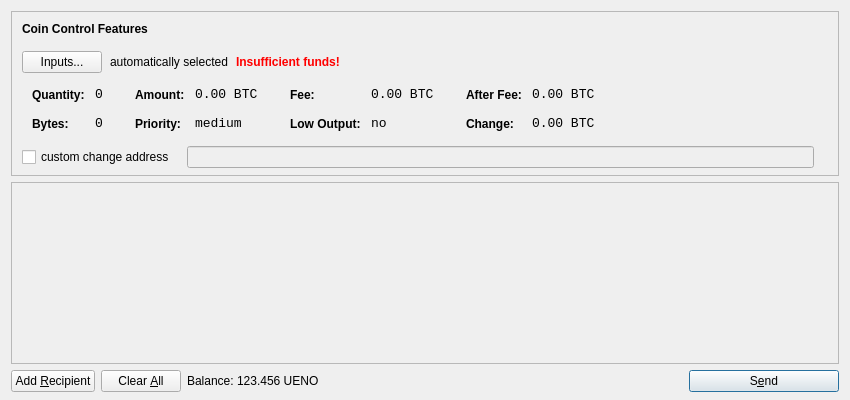
<?xml version="1.0" encoding="UTF-8"?>
<ui version="4.0">
 <class>SendCoinsDialog</class>
 <widget class="QDialog" name="SendCoinsDialog">
  <property name="geometry">
   <rect>
    <x>0</x>
    <y>0</y>
    <width>850</width>
    <height>400</height>
   </rect>
  </property>
  <property name="windowTitle">
   <string>Send Coins</string>
  </property>
  <layout class="QVBoxLayout" name="verticalLayout" stretch="0,1,0">
   <property name="bottomMargin">
    <number>8</number>
   </property>
   <item>
    <widget class="QFrame" name="frameCoinControl">
     <property name="sizePolicy">
      <sizepolicy hsizetype="Expanding" vsizetype="Expanding">
       <horstretch>0</horstretch>
       <verstretch>0</verstretch>
      </sizepolicy>
     </property>
     <property name="maximumSize">
      <size>
       <width>16777215</width>
       <height>16777215</height>
      </size>
     </property>
     <property name="frameShape">
      <enum>QFrame::StyledPanel</enum>
     </property>
     <property name="frameShadow">
      <enum>QFrame::Sunken</enum>
     </property>
     <layout class="QVBoxLayout" name="verticalLayoutCoinControl2">
      <property name="spacing">
       <number>-1</number>
      </property>
      <property name="leftMargin">
       <number>0</number>
      </property>
      <property name="topMargin">
       <number>0</number>
      </property>
      <property name="rightMargin">
       <number>0</number>
      </property>
      <property name="bottomMargin">
       <number>6</number>
      </property>
      <item>
       <layout class="QVBoxLayout" name="verticalLayoutCoinControl" stretch="0,0,0,0,1">
        <property name="spacing">
         <number>0</number>
        </property>
        <property name="leftMargin">
         <number>10</number>
        </property>
        <property name="topMargin">
         <number>10</number>
        </property>
        <item>
         <layout class="QHBoxLayout" name="horizontalLayoutCoinControl1">
          <property name="bottomMargin">
           <number>15</number>
          </property>
          <item>
           <widget class="QLabel" name="labelCoinControlFeatures">
            <property name="sizePolicy">
             <sizepolicy hsizetype="Preferred" vsizetype="Maximum">
              <horstretch>0</horstretch>
              <verstretch>0</verstretch>
             </sizepolicy>
            </property>
            <property name="font">
             <font>
              <weight>75</weight>
              <bold>true</bold>
             </font>
            </property>
            <property name="styleSheet">
             <string notr="true">font-weight:bold;</string>
            </property>
            <property name="text">
             <string>Coin Control Features</string>
            </property>
           </widget>
          </item>
         </layout>
        </item>
        <item>
         <layout class="QHBoxLayout" name="horizontalLayoutCoinControl2" stretch="0,0,0,0">
          <property name="spacing">
           <number>8</number>
          </property>
          <property name="bottomMargin">
           <number>10</number>
          </property>
          <item>
           <widget class="QPushButton" name="pushButtonCoinControl">
            <property name="styleSheet">
             <string notr="true"/>
            </property>
            <property name="text">
             <string>Inputs...</string>
            </property>
           </widget>
          </item>
          <item>
           <widget class="QLabel" name="labelCoinControlAutomaticallySelected">
            <property name="text">
             <string>automatically selected</string>
            </property>
            <property name="margin">
             <number>5</number>
            </property>
           </widget>
          </item>
          <item>
           <widget class="QLabel" name="labelCoinControlInsuffFunds">
            <property name="font">
             <font>
              <weight>75</weight>
              <bold>true</bold>
             </font>
            </property>
            <property name="styleSheet">
             <string notr="true">color:red;font-weight:bold;</string>
            </property>
            <property name="text">
             <string>Insufficient funds!</string>
            </property>
            <property name="margin">
             <number>5</number>
            </property>
           </widget>
          </item>
          <item>
           <spacer name="horizontalSpacerCoinControl">
            <property name="orientation">
             <enum>Qt::Horizontal</enum>
            </property>
            <property name="sizeHint" stdset="0">
             <size>
              <width>40</width>
              <height>1</height>
             </size>
            </property>
           </spacer>
          </item>
         </layout>
        </item>
        <item>
         <widget class="QWidget" name="widgetCoinControl" native="true">
          <property name="sizePolicy">
           <sizepolicy hsizetype="Preferred" vsizetype="Preferred">
            <horstretch>0</horstretch>
            <verstretch>0</verstretch>
           </sizepolicy>
          </property>
          <property name="minimumSize">
           <size>
            <width>0</width>
            <height>0</height>
           </size>
          </property>
          <property name="styleSheet">
           <string notr="true"/>
          </property>
          <layout class="QHBoxLayout" name="horizontalLayoutCoinControl5">
           <property name="margin">
            <number>0</number>
           </property>
           <item>
            <layout class="QHBoxLayout" name="horizontalLayoutCoinControl3" stretch="0,0,0,1">
             <property name="spacing">
              <number>20</number>
             </property>
             <property name="topMargin">
              <number>0</number>
             </property>
             <property name="bottomMargin">
              <number>10</number>
             </property>
             <item>
              <layout class="QFormLayout" name="formLayoutCoinControl1">
               <property name="horizontalSpacing">
                <number>10</number>
               </property>
               <property name="verticalSpacing">
                <number>14</number>
               </property>
               <property name="leftMargin">
                <number>10</number>
               </property>
               <property name="topMargin">
                <number>4</number>
               </property>
               <property name="rightMargin">
                <number>6</number>
               </property>
               <item row="0" column="0">
                <widget class="QLabel" name="labelCoinControlQuantityText">
                 <property name="styleSheet">
                  <string notr="true">font-weight:bold;</string>
                 </property>
                 <property name="text">
                  <string>Quantity:</string>
                 </property>
                 <property name="margin">
                  <number>0</number>
                 </property>
                </widget>
               </item>
               <item row="0" column="1">
                <widget class="QLabel" name="labelCoinControlQuantity">
                 <property name="font">
                  <font>
                   <family>Monospace</family>
                   <pointsize>10</pointsize>
                  </font>
                 </property>
                 <property name="cursor">
                  <cursorShape>IBeamCursor</cursorShape>
                 </property>
                 <property name="contextMenuPolicy">
                  <enum>Qt::ActionsContextMenu</enum>
                 </property>
                 <property name="text">
                  <string notr="true">0</string>
                 </property>
                 <property name="margin">
                  <number>0</number>
                 </property>
                 <property name="textInteractionFlags">
                  <set>Qt::LinksAccessibleByMouse|Qt::TextSelectableByKeyboard|Qt::TextSelectableByMouse</set>
                 </property>
                </widget>
               </item>
               <item row="1" column="0">
                <widget class="QLabel" name="labelCoinControlBytesText">
                 <property name="styleSheet">
                  <string notr="true">font-weight:bold;</string>
                 </property>
                 <property name="text">
                  <string>Bytes:</string>
                 </property>
                </widget>
               </item>
               <item row="1" column="1">
                <widget class="QLabel" name="labelCoinControlBytes">
                 <property name="font">
                  <font>
                   <family>Monospace</family>
                   <pointsize>10</pointsize>
                  </font>
                 </property>
                 <property name="cursor">
                  <cursorShape>IBeamCursor</cursorShape>
                 </property>
                 <property name="contextMenuPolicy">
                  <enum>Qt::ActionsContextMenu</enum>
                 </property>
                 <property name="text">
                  <string notr="true">0</string>
                 </property>
                 <property name="textInteractionFlags">
                  <set>Qt::LinksAccessibleByMouse|Qt::TextSelectableByKeyboard|Qt::TextSelectableByMouse</set>
                 </property>
                </widget>
               </item>
              </layout>
             </item>
             <item>
              <layout class="QFormLayout" name="formLayoutCoinControl2">
               <property name="horizontalSpacing">
                <number>10</number>
               </property>
               <property name="verticalSpacing">
                <number>14</number>
               </property>
               <property name="leftMargin">
                <number>6</number>
               </property>
               <property name="topMargin">
                <number>4</number>
               </property>
               <property name="rightMargin">
                <number>6</number>
               </property>
               <item row="0" column="0">
                <widget class="QLabel" name="labelCoinControlAmountText">
                 <property name="styleSheet">
                  <string notr="true">font-weight:bold;</string>
                 </property>
                 <property name="text">
                  <string>Amount:</string>
                 </property>
                 <property name="margin">
                  <number>0</number>
                 </property>
                </widget>
               </item>
               <item row="0" column="1">
                <widget class="QLabel" name="labelCoinControlAmount">
                 <property name="font">
                  <font>
                   <family>Monospace</family>
                   <pointsize>10</pointsize>
                  </font>
                 </property>
                 <property name="cursor">
                  <cursorShape>IBeamCursor</cursorShape>
                 </property>
                 <property name="contextMenuPolicy">
                  <enum>Qt::ActionsContextMenu</enum>
                 </property>
                 <property name="text">
                  <string notr="true">0.00 BTC</string>
                 </property>
                 <property name="textInteractionFlags">
                  <set>Qt::LinksAccessibleByMouse|Qt::TextSelectableByKeyboard|Qt::TextSelectableByMouse</set>
                 </property>
                </widget>
               </item>
               <item row="1" column="0">
                <widget class="QLabel" name="labelCoinControlPriorityText">
                 <property name="styleSheet">
                  <string notr="true">font-weight:bold;</string>
                 </property>
                 <property name="text">
                  <string>Priority:</string>
                 </property>
                </widget>
               </item>
               <item row="1" column="1">
                <widget class="QLabel" name="labelCoinControlPriority">
                 <property name="font">
                  <font>
                   <family>Monospace</family>
                   <pointsize>10</pointsize>
                  </font>
                 </property>
                 <property name="cursor">
                  <cursorShape>IBeamCursor</cursorShape>
                 </property>
                 <property name="contextMenuPolicy">
                  <enum>Qt::ActionsContextMenu</enum>
                 </property>
                 <property name="text">
                  <string>medium</string>
                 </property>
                 <property name="textInteractionFlags">
                  <set>Qt::LinksAccessibleByMouse|Qt::TextSelectableByKeyboard|Qt::TextSelectableByMouse</set>
                 </property>
                </widget>
               </item>
              </layout>
             </item>
             <item>
              <layout class="QFormLayout" name="formLayoutCoinControl3">
               <property name="horizontalSpacing">
                <number>10</number>
               </property>
               <property name="verticalSpacing">
                <number>14</number>
               </property>
               <property name="leftMargin">
                <number>6</number>
               </property>
               <property name="topMargin">
                <number>4</number>
               </property>
               <property name="rightMargin">
                <number>6</number>
               </property>
               <item row="0" column="0">
                <widget class="QLabel" name="labelCoinControlFeeText">
                 <property name="styleSheet">
                  <string notr="true">font-weight:bold;</string>
                 </property>
                 <property name="text">
                  <string>Fee:</string>
                 </property>
                 <property name="margin">
                  <number>0</number>
                 </property>
                </widget>
               </item>
               <item row="0" column="1">
                <widget class="QLabel" name="labelCoinControlFee">
                 <property name="font">
                  <font>
                   <family>Monospace</family>
                   <pointsize>10</pointsize>
                  </font>
                 </property>
                 <property name="cursor">
                  <cursorShape>IBeamCursor</cursorShape>
                 </property>
                 <property name="contextMenuPolicy">
                  <enum>Qt::ActionsContextMenu</enum>
                 </property>
                 <property name="text">
                  <string notr="true">0.00 BTC</string>
                 </property>
                 <property name="textInteractionFlags">
                  <set>Qt::LinksAccessibleByMouse|Qt::TextSelectableByKeyboard|Qt::TextSelectableByMouse</set>
                 </property>
                </widget>
               </item>
               <item row="1" column="0">
                <widget class="QLabel" name="labelCoinControlLowOutputText">
                 <property name="styleSheet">
                  <string notr="true">font-weight:bold;</string>
                 </property>
                 <property name="text">
                  <string>Low Output:</string>
                 </property>
                </widget>
               </item>
               <item row="1" column="1">
                <widget class="QLabel" name="labelCoinControlLowOutput">
                 <property name="font">
                  <font>
                   <family>Monospace</family>
                   <pointsize>10</pointsize>
                  </font>
                 </property>
                 <property name="cursor">
                  <cursorShape>IBeamCursor</cursorShape>
                 </property>
                 <property name="contextMenuPolicy">
                  <enum>Qt::ActionsContextMenu</enum>
                 </property>
                 <property name="text">
                  <string>no</string>
                 </property>
                 <property name="textInteractionFlags">
                  <set>Qt::LinksAccessibleByMouse|Qt::TextSelectableByKeyboard|Qt::TextSelectableByMouse</set>
                 </property>
                </widget>
               </item>
              </layout>
             </item>
             <item>
              <layout class="QFormLayout" name="formLayoutCoinControl4">
               <property name="horizontalSpacing">
                <number>10</number>
               </property>
               <property name="verticalSpacing">
                <number>14</number>
               </property>
               <property name="leftMargin">
                <number>6</number>
               </property>
               <property name="topMargin">
                <number>4</number>
               </property>
               <property name="rightMargin">
                <number>6</number>
               </property>
               <item row="0" column="0">
                <widget class="QLabel" name="labelCoinControlAfterFeeText">
                 <property name="styleSheet">
                  <string notr="true">font-weight:bold;</string>
                 </property>
                 <property name="text">
                  <string>After Fee:</string>
                 </property>
                 <property name="margin">
                  <number>0</number>
                 </property>
                </widget>
               </item>
               <item row="0" column="1">
                <widget class="QLabel" name="labelCoinControlAfterFee">
                 <property name="font">
                  <font>
                   <family>Monospace</family>
                   <pointsize>10</pointsize>
                  </font>
                 </property>
                 <property name="cursor">
                  <cursorShape>IBeamCursor</cursorShape>
                 </property>
                 <property name="contextMenuPolicy">
                  <enum>Qt::ActionsContextMenu</enum>
                 </property>
                 <property name="text">
                  <string notr="true">0.00 BTC</string>
                 </property>
                 <property name="textInteractionFlags">
                  <set>Qt::LinksAccessibleByMouse|Qt::TextSelectableByKeyboard|Qt::TextSelectableByMouse</set>
                 </property>
                </widget>
               </item>
               <item row="1" column="0">
                <widget class="QLabel" name="labelCoinControlChangeText">
                 <property name="styleSheet">
                  <string notr="true">font-weight:bold;</string>
                 </property>
                 <property name="text">
                  <string>Change:</string>
                 </property>
                </widget>
               </item>
               <item row="1" column="1">
                <widget class="QLabel" name="labelCoinControlChange">
                 <property name="font">
                  <font>
                   <family>Monospace</family>
                   <pointsize>10</pointsize>
                  </font>
                 </property>
                 <property name="cursor">
                  <cursorShape>IBeamCursor</cursorShape>
                 </property>
                 <property name="contextMenuPolicy">
                  <enum>Qt::ActionsContextMenu</enum>
                 </property>
                 <property name="text">
                  <string notr="true">0.00 BTC</string>
                 </property>
                 <property name="textInteractionFlags">
                  <set>Qt::LinksAccessibleByMouse|Qt::TextSelectableByKeyboard|Qt::TextSelectableByMouse</set>
                 </property>
                </widget>
               </item>
              </layout>
             </item>
            </layout>
           </item>
          </layout>
         </widget>
        </item>
        <item>
         <layout class="QHBoxLayout" name="horizontalLayoutCoinControl4" stretch="0,0,0">
          <property name="spacing">
           <number>12</number>
          </property>
          <property name="sizeConstraint">
           <enum>QLayout::SetDefaultConstraint</enum>
          </property>
          <property name="topMargin">
           <number>5</number>
          </property>
          <property name="rightMargin">
           <number>5</number>
          </property>
          <item>
           <widget class="QCheckBox" name="checkBoxCoinControlChange">
            <property name="text">
             <string>custom change address</string>
            </property>
           </widget>
          </item>
          <item>
           <widget class="QLineEdit" name="lineEditCoinControlChange">
            <property name="enabled">
             <bool>false</bool>
            </property>
            <property name="sizePolicy">
             <sizepolicy hsizetype="Expanding" vsizetype="Fixed">
              <horstretch>0</horstretch>
              <verstretch>0</verstretch>
             </sizepolicy>
            </property>
           </widget>
          </item>
          <item>
           <widget class="QLabel" name="labelCoinControlChangeLabel">
            <property name="sizePolicy">
             <sizepolicy hsizetype="Preferred" vsizetype="Expanding">
              <horstretch>0</horstretch>
              <verstretch>0</verstretch>
             </sizepolicy>
            </property>
            <property name="minimumSize">
             <size>
              <width>0</width>
              <height>0</height>
             </size>
            </property>
            <property name="text">
             <string/>
            </property>
            <property name="margin">
             <number>3</number>
            </property>
           </widget>
          </item>
         </layout>
        </item>
        <item>
         <spacer name="verticalSpacerCoinControl">
          <property name="orientation">
           <enum>Qt::Vertical</enum>
          </property>
          <property name="sizeHint" stdset="0">
           <size>
            <width>800</width>
            <height>1</height>
           </size>
          </property>
         </spacer>
        </item>
       </layout>
      </item>
     </layout>
    </widget>
   </item>
   <item>
    <widget class="QScrollArea" name="scrollArea">
     <property name="widgetResizable">
      <bool>true</bool>
     </property>
     <widget class="QWidget" name="scrollAreaWidgetContents">
      <property name="geometry">
       <rect>
        <x>0</x>
        <y>0</y>
        <width>830</width>
        <height>165</height>
       </rect>
      </property>
      <layout class="QVBoxLayout" name="verticalLayout_2">
       <property name="margin">
        <number>0</number>
       </property>
       <item>
        <layout class="QVBoxLayout" name="entries">
         <property name="spacing">
          <number>6</number>
         </property>
        </layout>
       </item>
       <item>
        <spacer name="verticalSpacer">
         <property name="orientation">
          <enum>Qt::Vertical</enum>
         </property>
         <property name="sizeHint" stdset="0">
          <size>
           <width>20</width>
           <height>40</height>
          </size>
         </property>
        </spacer>
       </item>
      </layout>
     </widget>
    </widget>
   </item>
   <item>
    <layout class="QHBoxLayout" name="horizontalLayout">
     <item>
      <widget class="QPushButton" name="addButton">
       <property name="toolTip">
        <string>Send to multiple recipients at once</string>
       </property>
       <property name="text">
        <string>Add &amp;Recipient</string>
       </property>
       <property name="icon">
        <iconset resource="../bitcoin.qrc">
         <normaloff>:/icons/add</normaloff>:/icons/add</iconset>
       </property>
       <property name="autoDefault">
        <bool>false</bool>
       </property>
      </widget>
     </item>
     <item>
      <widget class="QPushButton" name="clearButton">
       <property name="sizePolicy">
        <sizepolicy hsizetype="Minimum" vsizetype="Fixed">
         <horstretch>0</horstretch>
         <verstretch>0</verstretch>
        </sizepolicy>
       </property>
       <property name="toolTip">
        <string>Remove all transaction fields</string>
       </property>
       <property name="text">
        <string>Clear &amp;All</string>
       </property>
       <property name="icon">
        <iconset resource="../bitcoin.qrc">
         <normaloff>:/icons/remove</normaloff>:/icons/remove</iconset>
       </property>
       <property name="autoRepeatDelay">
        <number>300</number>
       </property>
       <property name="autoDefault">
        <bool>false</bool>
       </property>
      </widget>
     </item>
     <item>
      <layout class="QHBoxLayout" name="horizontalLayout_2">
       <property name="spacing">
        <number>3</number>
       </property>
       <item>
        <widget class="QLabel" name="label">
         <property name="text">
          <string>Balance:</string>
         </property>
        </widget>
       </item>
       <item>
        <widget class="QLabel" name="labelBalance">
         <property name="cursor">
          <cursorShape>IBeamCursor</cursorShape>
         </property>
         <property name="text">
          <string>123.456 UENO</string>
         </property>
         <property name="textInteractionFlags">
          <set>Qt::LinksAccessibleByMouse|Qt::TextSelectableByKeyboard|Qt::TextSelectableByMouse</set>
         </property>
        </widget>
       </item>
      </layout>
     </item>
     <item>
      <spacer name="horizontalSpacer">
       <property name="orientation">
        <enum>Qt::Horizontal</enum>
       </property>
       <property name="sizeHint" stdset="0">
        <size>
         <width>40</width>
         <height>20</height>
        </size>
       </property>
      </spacer>
     </item>
     <item>
      <widget class="QPushButton" name="sendButton">
       <property name="minimumSize">
        <size>
         <width>150</width>
         <height>0</height>
        </size>
       </property>
       <property name="toolTip">
        <string>Confirm the send action</string>
       </property>
       <property name="text">
        <string>S&amp;end</string>
       </property>
       <property name="icon">
        <iconset resource="../bitcoin.qrc">
         <normaloff>:/icons/send</normaloff>:/icons/send</iconset>
       </property>
       <property name="default">
        <bool>true</bool>
       </property>
      </widget>
     </item>
    </layout>
   </item>
  </layout>
 </widget>
 <resources>
  <include location="../bitcoin.qrc"/>
 </resources>
 <connections/>
</ui>
